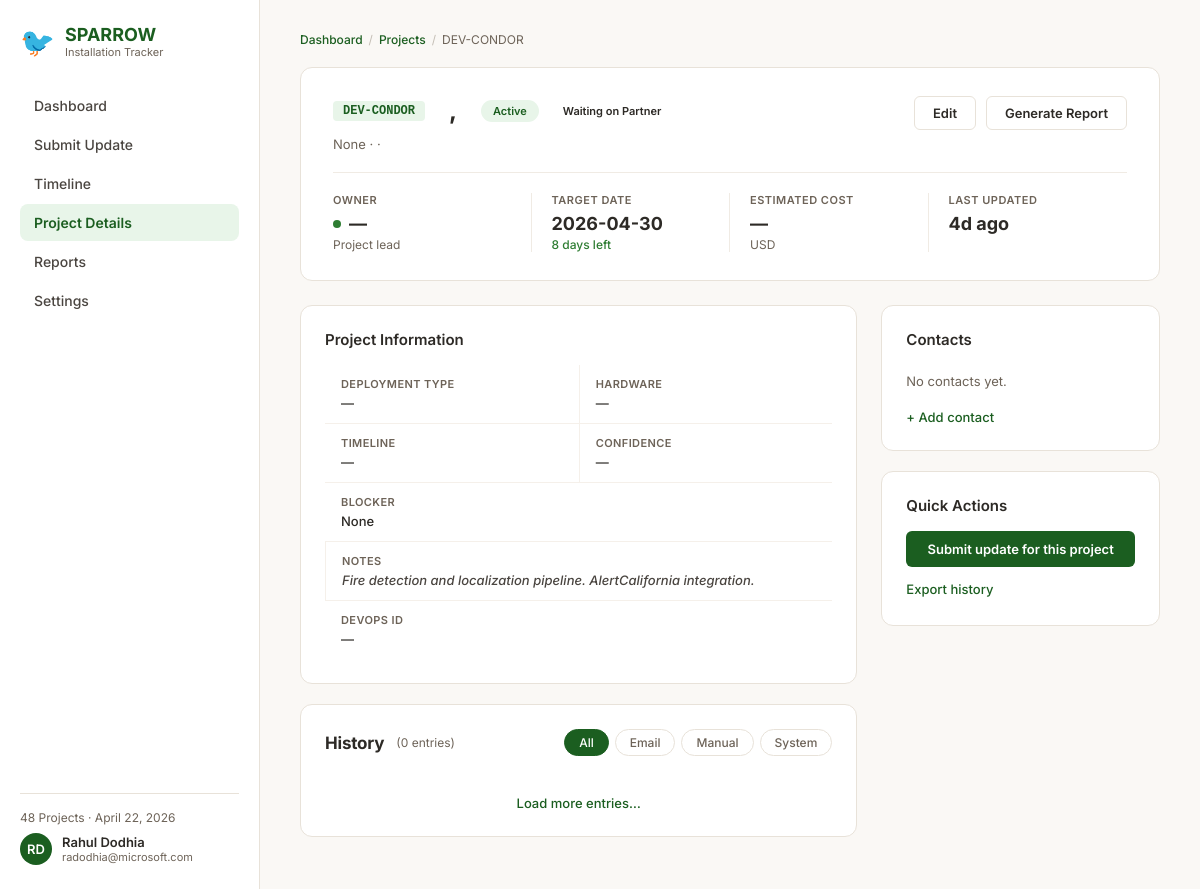
Page /project/DEV-CONDOR on the committed database.
### tables this page shows
CREATE TABLE projects (
            project_id        TEXT PRIMARY KEY,
            continent         TEXT,
            country           TEXT,
            location          TEXT,
            partner_org       TEXT,
            status            TEXT NOT NULL DEFAULT 'Scoping',
            blocker           TEXT,
            deployment_type   TEXT,
            timeline_label    TEXT,          -- human-readable: "Before End FY26"
            target_date       TEXT,          -- ISO date or NULL
            target_confidence TEXT,          -- hard / committed / soft / aspirational
            hardware          TEXT,
            estimated_cost    REAL,
            team_owner        TEXT,
            devops_id         INTEGER,
            notes             TEXT,
            last_updated      TEXT NOT NULL,
            last_updated_by   TEXT
        , is_at_risk INTEGER NOT NULL DEFAULT 0, item_type TEXT NOT NULL DEFAULT 'deployment', track_name TEXT, start_date TEXT, parent_project_id TEXT, health TEXT NOT NULL DEFAULT 'On Track', priority TEXT, sparrow INTEGER NOT NULL DEFAULT 0, sparrow_go INTEGER NOT NULL DEFAULT 0, robin INTEGER NOT NULL DEFAULT 0);

### app.py (the view)
@app.route("/project/<project_id>")
def project_details(project_id):
    p = get_project(project_id)
    if not p:
        return "Project not found", 404
    history = get_project_history(project_id)
    contacts = get_contacts(project_id)
    nudges = get_active_nudges()
    project_nudges = [n for n in nudges if n.get("project_id") == project_id]
    target_sub = ""
    target_sub_color = "#6d6358"
    if p.get("target_date"):
        try:
            td = date.fromisoformat(p["target_date"])
            days_left = (td - date.today()).days
            if days_left < 0:
                target_sub = f"{-days_left}d overdue"
                target_sub_color = "#c62828"
            else:
                target_sub = f"{days_left} days left"
                target_sub_color = "#2e7d32"
        except ValueError:
            pass
    return render_template(
        "project_details.html",
        p=p,
        history=history,
        contacts=contacts,
        nudges=project_nudges,
        target_sub=target_sub,
        target_sub_color=target_sub_color,
    )

### app.py (called while the page is built)
@app.context_processor
def inject_globals():
    projects = get_all_projects()
    current_project_id = None
    if request.endpoint == "project_details":
        current_project_id = (request.view_args or {}).get("project_id")
    if current_project_id:
        project_details_url = url_for("project_details", project_id=current_project_id)
    elif projects:
        project_details_url = url_for("project_details", project_id=projects[0]["project_id"])
    else:
        project_details_url = url_for("dashboard")
    return dict(
        today=date.today(),
        total_projects=len(projects),
        llm_available=llm_available,
        project_details_url=project_details_url,
        VALID_STATUSES=VALID_STATUSES,
        VALID_HEALTH=VALID_HEALTH,
        VALID_PRIORITIES=VALID_PRIORITIES,
        TEAM_MEMBERS=TEAM_MEMBERS,
    )

@app.template_filter("timeago")
def timeago_filter(dt_str):
    if not dt_str:
        return "—"
    try:
        dt = datetime.fromisoformat(dt_str)
    except (ValueError, TypeError):
        return dt_str
    now = datetime.now()
    diff = now - dt
    seconds = diff.total_seconds()
    if seconds < 60:
        return "just now"
    if seconds < 3600:
        m = int(seconds // 60)
        return f"{m}m ago"
    if seconds < 86400:
        h = int(seconds // 3600)
        return f"{h}h ago"
    d = int(seconds // 86400)
    if d == 1:
        return "yesterday"
    if d < 30:
        return f"{d}d ago"
    if d < 365:
        mo = d // 30
        return f"{mo}mo ago"
    return dt.strftime("%Y-%m-%d")

### db.py (called while the page is built)
@contextmanager
def get_conn():
    conn = sqlite3.connect(DB_PATH)
    conn.row_factory = sqlite3.Row
    conn.execute("PRAGMA journal_mode=WAL")
    conn.execute("PRAGMA foreign_keys=ON")
    try:
        yield conn
        conn.commit()
    finally:
        conn.close()

def get_all_projects(include_closed=True):
    with get_conn() as conn:
        if include_closed:
            rows = conn.execute("SELECT * FROM projects ORDER BY continent, country, location").fetchall()
        else:
            placeholders = ",".join("?" for _ in CLOSED_STATUSES)
            rows = conn.execute(
                f"SELECT * FROM projects WHERE status NOT IN ({placeholders}) ORDER BY continent, country, location",
                list(CLOSED_STATUSES),
            ).fetchall()
        return [dict(r) for r in rows]

### templates/project_details.html (shortened to what this page needs)
{% extends "base.html" %}
{% set active_page = "project_details" %}
{% block content %}
  <div class="breadcrumb">
    <a href="{{ url_for('dashboard') }}">Dashboard</a>
    <span class="sep">/</span>
    <a href="{{ url_for('dashboard') }}">Projects</a>
    <span class="sep">/</span>
    <span>{{ p.project_id }}</span>
  </div>
  <div class="detail-header">
    <div class="detail-top">
      <div style="display:flex;align-items:center;gap:12px;flex-wrap:wrap">
        <span class="detail-id">{{ p.project_id }}</span>
        <span class="detail-name">{{ p.location }}, {{ p.country }}</span>
        {% if p.status %}
          <span class="pill {{ p.status|lower|replace(' ', '-') }}">{{ p.status }}</span>
        {% endif %}
        {% if p.health %}
          <span class="pill {{ p.health|lower|replace(' ', '-') }}">{{ p.health }}</span>
        {% endif %}
      </div>
      <div class="header-actions">
        <button class="btn btn-outline">Edit</button>
        <button class="btn btn-outline">Generate Report</button>
      </div>
    </div>
    <div class="detail-sub">{{ p.partner_org }} &middot; {{ p.country }} &middot; {{ p.continent }}</div>
    <div class="metrics">
      <div class="metric">
        <div class="lbl">Owner</div>
        <div class="val"><span class="dot"></span>{{ p.team_owner or '—' }}</div>
        <div class="sub">Project lead</div>
      </div>
      <div class="metric">
        <div class="lbl">Target Date</div>
        <div class="val">{{ p.target_date or '—' }}</div>
        {% if target_sub %}
          <div class="sub" style="color:{{ target_sub_color }}; font-weight:500">{{ target_sub }}</div>
        {% endif %}
      </div>
      <div class="metric">
        <div class="lbl">Estimated Cost</div>
        <div class="val">{% if p.estimated_cost %}${{ '{:,.0f}'.format(p.estimated_cost|float) }}{% else %}—{% endif %}</div>
        <div class="sub">USD</div>
      </div>
      <div class="metric">
        <div class="lbl">Last Updated</div>
        <div class="val">{{ p.last_updated|timeago if p.last_updated else '—' }}</div>
      </div>
    </div>
  </div>
  <div class="two-col">
    <div>
      <div class="card">
        <div class="card-title">Project Information</div>
        <div class="info-grid">
          <div class="info-field">
            <div class="lbl">Deployment Type</div>
            <div class="val">{{ p.deployment_type or '—' }}</div>
          </div>
          <div class="info-field">
            <div class="lbl">Hardware</div>
            <div class="val">{{ p.hardware or '—' }}</div>
          </div>
          <div class="info-field">
            <div class="lbl">Timeline</div>
            <div class="val">{{ p.timeline_label or '—' }}</div>
          </div>
          <div class="info-field">
            <div class="lbl">Confidence</div>
            <div class="val">{{ p.target_confidence or '—' }}</div>
          </div>
          <div class="info-field full">
            <div class="lbl">Blocker</div>
            <div class="val"{% if p.blocker %} style="color:#c62828"{% endif %}>{{ p.blocker or 'None' }}</div>
          </div>
          <div class="info-field full">
            <div class="lbl">Notes</div>
            <div class="val" style="font-style:italic;color:#4a4540">{{ p.notes or '—' }}</div>
          </div>
          <div class="info-field full" style="border-bottom:none">
            <div class="lbl">DevOps ID</div>
            <div class="val">
              {% if p.devops_id %}
                <code style="font-family:'Cascadia Code',monospace;background:#f5f0ea;padding:1px 6px;border-radius:3px;font-size:12px">{{ p.devops_id }}</code>
              {% else %}
                —
              {% endif %}
            </div>
          </div>
        </div>
      </div>
      <div class="card" style="padding-bottom:20px">
        <div style="display:flex;align-items:center;justify-content:space-between;margin-bottom:20px;flex-wrap:wrap;gap:12px">
          <div style="display:flex;align-items:center;gap:12px">
            <span style="font-size:17px;font-weight:700;color:#2d2a26;letter-spacing:-0.2px">History</span>
            <span style="font-size:12px;color:#6d6358">({{ history|length }} entries)</span>
          </div>
          <div class="filter-chips">
            <button class="chip active" data-source="all">All</button>
            <button class="chip" data-source="email">Email</button>
            <button class="chip" data-source="manual">Manual</button>
            <button class="chip" data-source="system">System</button>
          </div>
        </div>
        <div class="load-more">
          <a href="#">Load more entries&hellip;</a>
        </div>
      </div>
    </div>
    <div>
      <div class="card">
        <div class="card-title">Contacts</div>
        {% if not contacts %}
          <div style="font-size:13px;color:#6d6358;padding:8px 0">No contacts yet.</div>
        {% endif %}
        <a class="add-link" href="#">+ Add contact</a>
      </div>
      <div class="card">
        <div class="card-title">Quick Actions</div>
        <div style="display:flex;flex-direction:column;gap:10px">
          <a href="{{ url_for('submit_update') }}" class="btn btn-primary" style="width:100%;justify-content:center;padding:10px 18px;text-align:center">Submit update for this project</a>
          <a class="quick-action-link" href="#">Export history</a>
        </div>
      </div>
    </div>
  </div>
{% endblock %}

### static/css/style.css (style rules this page uses)
* { margin: 0; padding: 0; box-sizing: border-box; }
body { font-family: 'Inter', 'Segoe UI', sans-serif; background: #faf8f5; color: #2d2a26; min-height: 100vh; }
a { color: #1b5e20; text-decoration: none; }
.breadcrumb { display: flex; align-items: center; gap: 6px; font-size: 12px; color: #6d6358; margin-bottom: 20px; }
.breadcrumb a { color: #1b5e20; font-weight: 500; }
.breadcrumb .sep { color: #c4beb5; }
.pill { display: inline-block; padding: 4px 12px; border-radius: 20px; font-size: 11px; font-weight: 600; white-space: nowrap; }
.pill.active { background: #e8f5e9; color: #1b5e20; }
.card { background: #fff; border: 1px solid #e8e2d9; border-radius: 12px; padding: 24px; margin-bottom: 20px; }
.card-title { font-size: 15px; font-weight: 600; color: #2d2a26; margin-bottom: 16px; }
.detail-header { background: #fff; border: 1px solid #e8e2d9; border-radius: 12px; padding: 28px 32px; margin-bottom: 24px; }
.detail-top { display: flex; align-items: flex-start; justify-content: space-between; gap: 16px; flex-wrap: wrap; }
.detail-id { font-family: 'Cascadia Code', monospace; font-size: 12px; color: #1b5e20; background: #e8f5e9; padding: 3px 10px; border-radius: 4px; font-weight: 600; }
.detail-name { font-size: 24px; font-weight: 700; color: #2d2a26; margin: 0 12px; }
.detail-sub { font-size: 13px; color: #6d6358; margin-top: 6px; }
.metrics { display: grid; grid-template-columns: repeat(4, 1fr); gap: 0; margin-top: 20px; border-top: 1px solid #f0ebe4; padding-top: 20px; }
.metric { padding: 0 20px; border-right: 1px solid #f0ebe4; }
.metric:last-child { border-right: none; }
.metric:first-child { padding-left: 0; }
.metric .lbl { font-size: 11px; color: #6d6358; text-transform: uppercase; letter-spacing: 0.5px; font-weight: 600; margin-bottom: 6px; }
.metric .val { font-size: 18px; font-weight: 700; color: #2d2a26; display: flex; align-items: center; gap: 8px; }
.metric .val .dot { width: 8px; height: 8px; border-radius: 50%; background: #2e7d32; }
.metric .sub { font-size: 12px; color: #6d6358; margin-top: 3px; }
.two-col { display: grid; grid-template-columns: 2fr 1fr; gap: 24px; align-items: start; }
.info-grid { display: grid; grid-template-columns: 1fr 1fr; gap: 0; }
.info-field { padding: 12px 16px; border-bottom: 1px solid #f5f0ea; }
.info-field:nth-child(even) { border-left: 1px solid #f5f0ea; }
.info-field .lbl { font-size: 11px; color: #6d6358; text-transform: uppercase; letter-spacing: 0.4px; font-weight: 600; margin-bottom: 4px; }
.info-field .val { font-size: 13px; color: #2d2a26; font-weight: 500; }
.info-field.full { grid-column: 1 / -1; }
.header-actions { display: flex; gap: 10px; flex-shrink: 0; }
.filter-chips { display: flex; gap: 6px; }
.chip { padding: 5px 14px; border-radius: 16px; font-size: 12px; font-weight: 500; cursor: pointer; border: 1px solid #e8e2d9; background: #fff; color: #6d6358; transition: all 0.15s; font-family: inherit; }
.chip.active { background: #1b5e20; color: #fff; border-color: #1b5e20; }
.load-more { text-align: center; padding: 16px 0 4px; }
.load-more a { font-size: 13px; color: #1b5e20; text-decoration: none; font-weight: 500; }
.add-link { display: inline-flex; align-items: center; gap: 4px; font-size: 13px; color: #1b5e20; text-decoration: none; font-weight: 500; margin-top: 12px; cursor: pointer; }
.btn { display: inline-flex; align-items: center; gap: 6px; padding: 8px 18px; border-radius: 6px; font-size: 13px; font-weight: 600; cursor: pointer; transition: all 0.15s; border: none; font-family: inherit; text-decoration: none; }
.btn-primary { background: #1b5e20; color: #fff; }
.btn-outline { background: #fff; color: #2d2a26; border: 1px solid #e8e2d9; }
.quick-action-link { display: flex; align-items: center; gap: 6px; font-size: 13px; color: #1b5e20; font-weight: 500; padding: 4px 0; cursor: pointer; }

### rows in the picture
projects: project_id "DEV-CONDOR", status "Active", health "Waiting on Partner", target_date "2026-04-30", last_updated "4d ago", notes "Fire detection and localization pipeline. AlertCalifornia integration."

### other values in the picture
{{ total_projects }} "48"
{{ p.partner_org }} "None"
{{ p.team_owner or '—' }} "—"
{{ target_sub }} "8 days left"
{{ p.deployment_type or '—' }} "—"
{{ p.hardware or '—' }} "—"
{{ p.timeline_label or '—' }} "—"
{{ p.target_confidence or '—' }} "—"
{{ p.blocker or 'None' }} "None"
{{ history|length }} "0"
